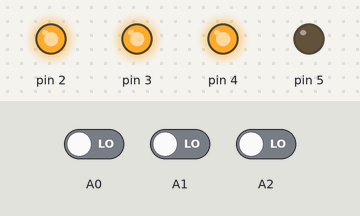
A sketch run on a simulated Arduino Uno, built with avr-gcc and run on an emulated ATmega328P. Shown: output pins drawn as LEDs (lit = HIGH). Inputs (shaded band) come from the test bench; at power-on: A0 LOW, A1 LOW, A2 LOW. Pins used as bus, display or sensor lines are not drawn; what the sketch prints to the serial monitor is not drawn.

Above: at 1.2 s.
1.3 s: A0 driven HIGH
At 2.2 s:
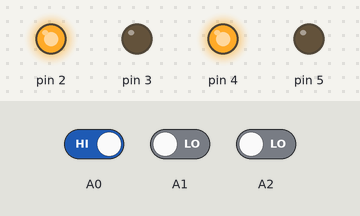
2.8 s: A1 driven HIGH
At 3.5 s:
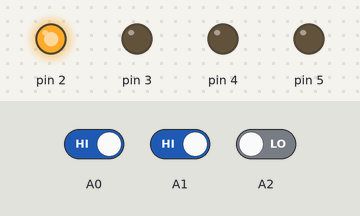
4.3 s: A2 driven HIGH
At 4.8 s:
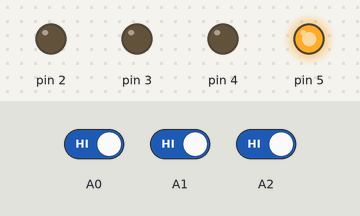
5.8 s: A0 driven LOW and A1 driven LOW
8.8 s: A0 driven HIGH
At 10.5 s:
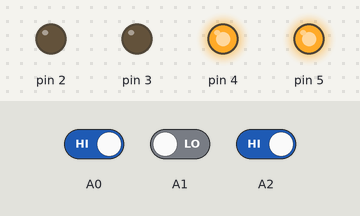
10.8 s: A0 driven LOW and A1 driven HIGH
At 14.58 s:
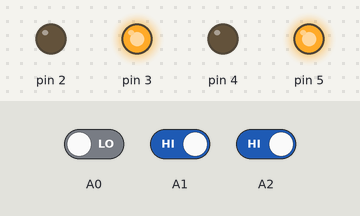
Timing chart, 0 to 14.8 s (numbered marks = the images above; inputs shaded):
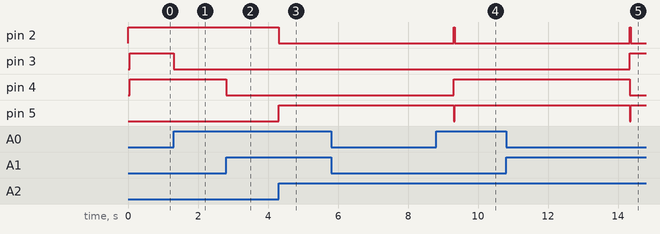

The sketch:

homeautomation.ino
```cpp
#include <SPI.h>
#include <MFRC522.h>


float x = 0;
#define SS_PIN 10
#define RST_PIN 9
MFRC522 mfrc522(SS_PIN, RST_PIN);
void setup()
{
  Serial.begin(9600);
  pinMode(2, OUTPUT);
  pinMode(3, OUTPUT);
  pinMode(4, OUTPUT);
   pinMode(5, OUTPUT);
    pinMode(A0, INPUT);
    pinMode(A1, INPUT);
    pinMode(A2, INPUT);
    digitalWrite(2, HIGH);
  SPI.begin();
  mfrc522.PCD_Init();
  Serial.println("Approximate your card to the reader...");
   Serial.println();
}

void loop()
{
  int a = digitalRead(A2);
  if(a == HIGH)
  {
    biscuits();
  }
  int b = digitalRead(A0);
  if(b == HIGH)
  {
    digitalWrite(3,LOW);
  }
  else
  {
    digitalWrite(3,HIGH);
  }
   int c = digitalRead(A1);
   if(c == HIGH)
  {
    digitalWrite(4,LOW);
  }
  else
  {
    digitalWrite(4,HIGH);
  }

  if ( ! mfrc522.PICC_IsNewCardPresent())
  {
    return;
  }

  if ( ! mfrc522.PICC_ReadCardSerial())
  {
    return;
  }

  String content= "";
  byte letter;
  for (byte i = 0; i < mfrc522.uid.size; i++)
  {
     content.concat(String(mfrc522.uid.uidByte[i] < 0x10 ? " 0" : " "));
     content.concat(String(mfrc522.uid.uidByte[i], HEX));
  }
  //Serial.println();
  //Serial.print("Message : ");
  content.toUpperCase();
  if (content.substring(1) == "F3 0C 0E FB")
  {
    biscuits();
    }


  else
  {
   //Serial.println("unknown");

  }
}


void biscuits(){

   digitalWrite(2, LOW);
   digitalWrite(5, HIGH);
   delay(5000);
   digitalWrite(5, LOW);
     digitalWrite(2, HIGH);

}
```

Measured:
- after the input at 1.3 s, pin 3: HIGH → LOW at once
- after the input at 2.8 s, pin 4: HIGH → LOW at once
- after the input at 4.3 s, pin 2: HIGH → LOW at once; pin 5: LOW → HIGH at once
- after the input at 5.8 s, every drawn part: stays the same
- after the input at 8.8 s, pin 3: stays LOW (without the input it goes to HIGH after 0.51 s)
- after the input at 10.8 s, pin 3: LOW → HIGH after 3.5 s; pin 4: HIGH → LOW after 3.5 s
